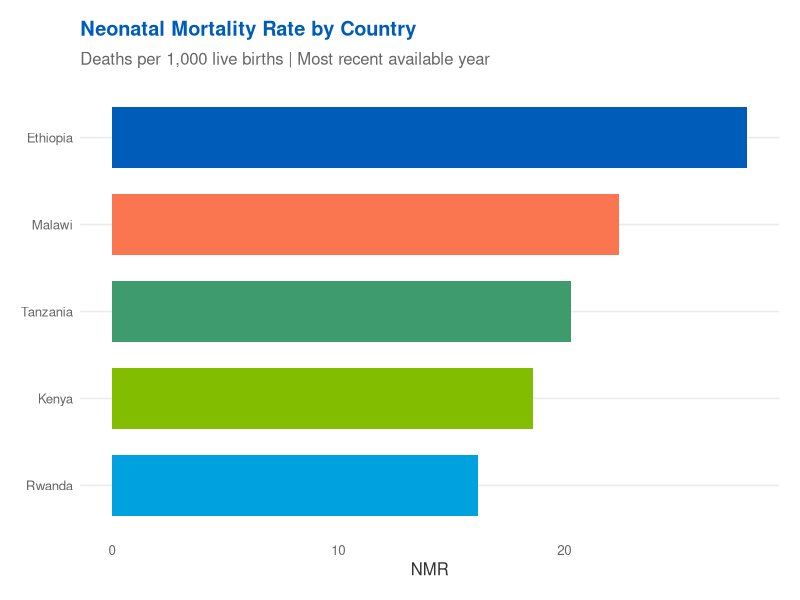
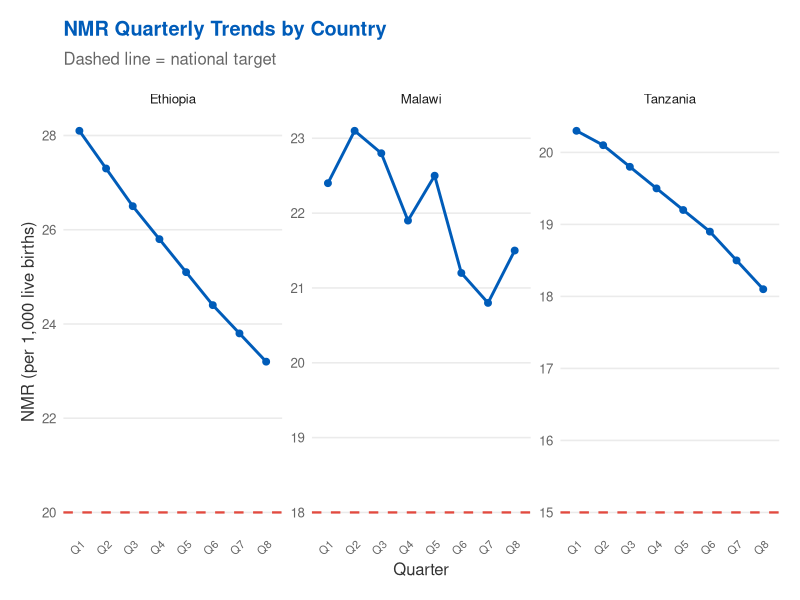
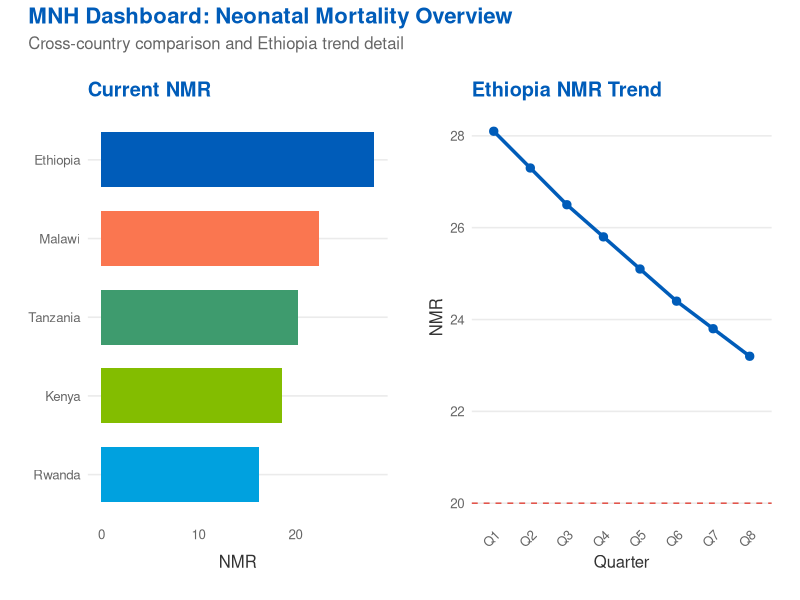

Write the R code that produced these figures, in order.
## ---- chunk 1
#| label: custom-theme
#| echo: true

library(tidyverse)

# BK Advisors brand colors
bka_colors <- c(
  "primary"    = "#005CB9",
  "light_blue" = "#00A1DF",
  "green"      = "#83BD00",
  "teal"       = "#3E9B6E",
  "red"        = "#E24A3F",
  "orange"     = "#FA7650",
  "amber"      = "#F8A623",
  "yellow"     = "#FED141"
)

# Named palette for countries (consistent across all charts)
country_colors <- c(
  "Ethiopia" = "#005CB9",
  "Tanzania" = "#3E9B6E",
  "Malawi"   = "#FA7650",
  "Kenya"    = "#83BD00",
  "Rwanda"   = "#00A1DF"
)

# Custom theme function
theme_bka <- function(base_size = 12) {
  theme_minimal(base_size = base_size) +
    theme(
      # Title and subtitle
      plot.title = element_text(face = "bold", color = "#005CB9",
                                margin = margin(b = 8)),
      plot.subtitle = element_text(color = "#666666",
                                    margin = margin(b = 12)),
      # Axes
      axis.title = element_text(color = "#333333"),
      axis.text = element_text(color = "#666666"),
      # Grid
      panel.grid.minor = element_blank(),
      panel.grid.major.x = element_blank(),
      # Legend
      legend.position = "bottom",
      legend.title = element_text(face = "bold", size = 10),
      # Plot margin
      plot.margin = margin(15, 15, 15, 15)
    )
}
## ---- chunk 2
#| label: brand-colors
#| echo: true
#| fig-width: 10
#| fig-height: 6

# Country-level NMR data
country_nmr <- tibble(
  country = c("Ethiopia", "Tanzania", "Malawi", "Kenya", "Rwanda"),
  nmr = c(28.1, 20.3, 22.4, 18.6, 16.2)
)

# Bar chart with BKA brand styling
ggplot(country_nmr, aes(x = reorder(country, nmr), y = nmr,
                         fill = country)) +
  geom_col(width = 0.7) +
  scale_fill_manual(values = country_colors) +
  coord_flip() +
  labs(
    title = "Neonatal Mortality Rate by Country",
    subtitle = "Deaths per 1,000 live births | Most recent available year",
    x = NULL,
    y = "NMR"
  ) +
  theme_bka() +
  theme(legend.position = "none")  # Legend redundant with axis labels
## ---- chunk 3
#| label: facet-wrap
#| echo: true
#| fig-width: 12
#| fig-height: 8

# Quarterly trends by country
quarterly_data <- tibble(
  quarter = rep(paste0("Q", 1:8), 3),
  country = rep(c("Ethiopia", "Tanzania", "Malawi"), each = 8),
  nmr = c(28.1, 27.3, 26.5, 25.8, 25.1, 24.4, 23.8, 23.2,  # Ethiopia
          20.3, 20.1, 19.8, 19.5, 19.2, 18.9, 18.5, 18.1,    # Tanzania
          22.4, 23.1, 22.8, 21.9, 22.5, 21.2, 20.8, 21.5),    # Malawi
  target = rep(c(20, 15, 18), each = 8)
)

# Faceted line chart — one panel per country
ggplot(quarterly_data, aes(x = quarter, y = nmr, group = 1)) +
  geom_line(color = "#005CB9", linewidth = 1) +
  geom_point(color = "#005CB9", size = 2) +
  geom_hline(aes(yintercept = target), linetype = "dashed",
             color = "#E24A3F", linewidth = 0.8) +
  facet_wrap(~ country, scales = "free_y", ncol = 3) +
  labs(
    title = "NMR Quarterly Trends by Country",
    subtitle = "Dashed line = national target",
    x = "Quarter",
    y = "NMR (per 1,000 live births)"
  ) +
  theme_bka() +
  theme(axis.text.x = element_text(angle = 45, hjust = 1, size = 8))
## ---- chunk 4
#| label: patchwork-layout
#| echo: true
#| fig-width: 14
#| fig-height: 7

library(patchwork)

# Chart 1: Bar chart of current NMR
p1 <- ggplot(country_nmr, aes(x = reorder(country, nmr), y = nmr,
                                fill = country)) +
  geom_col(width = 0.7) +
  scale_fill_manual(values = country_colors) +
  coord_flip() +
  labs(title = "Current NMR", x = NULL, y = "NMR") +
  theme_bka() +
  theme(legend.position = "none")

# Chart 2: Line chart of trends (Ethiopia only, for focus)
p2 <- quarterly_data |>
  filter(country == "Ethiopia") |>
  ggplot(aes(x = quarter, y = nmr, group = 1)) +
  geom_line(color = "#005CB9", linewidth = 1.2) +
  geom_point(color = "#005CB9", size = 2.5) +
  geom_hline(yintercept = 20, linetype = "dashed", color = "#E24A3F") +
  labs(title = "Ethiopia NMR Trend", x = "Quarter", y = "NMR") +
  theme_bka() +
  theme(axis.text.x = element_text(angle = 45, hjust = 1))

# Combine with patchwork
p1 + p2 +
  plot_annotation(
    title = "MNH Dashboard: Neonatal Mortality Overview",
    subtitle = "Cross-country comparison and Ethiopia trend detail",
    theme = theme(
      plot.title = element_text(face = "bold", size = 16, color = "#005CB9"),
      plot.subtitle = element_text(color = "#666666", size = 12)
    )
  )
## ---- chunk 5
#| label: ggsave-export
#| echo: true

# Save the last plot at high resolution
# ggsave("output/nmr_dashboard.png",
#        width = 14, height = 7, dpi = 300, bg = "white")

# Save as PDF (vector format — scales perfectly at any size)
# ggsave("output/nmr_dashboard.pdf",
#        width = 14, height = 7)

# Save individual charts for different slide layouts
# ggsave("output/nmr_bar_chart.png",
#        plot = p1,
#        width = 8, height = 5, dpi = 300, bg = "white")

# Tip: Set bg = "white" to avoid transparent backgrounds
# that look wrong when pasted into PowerPoint
